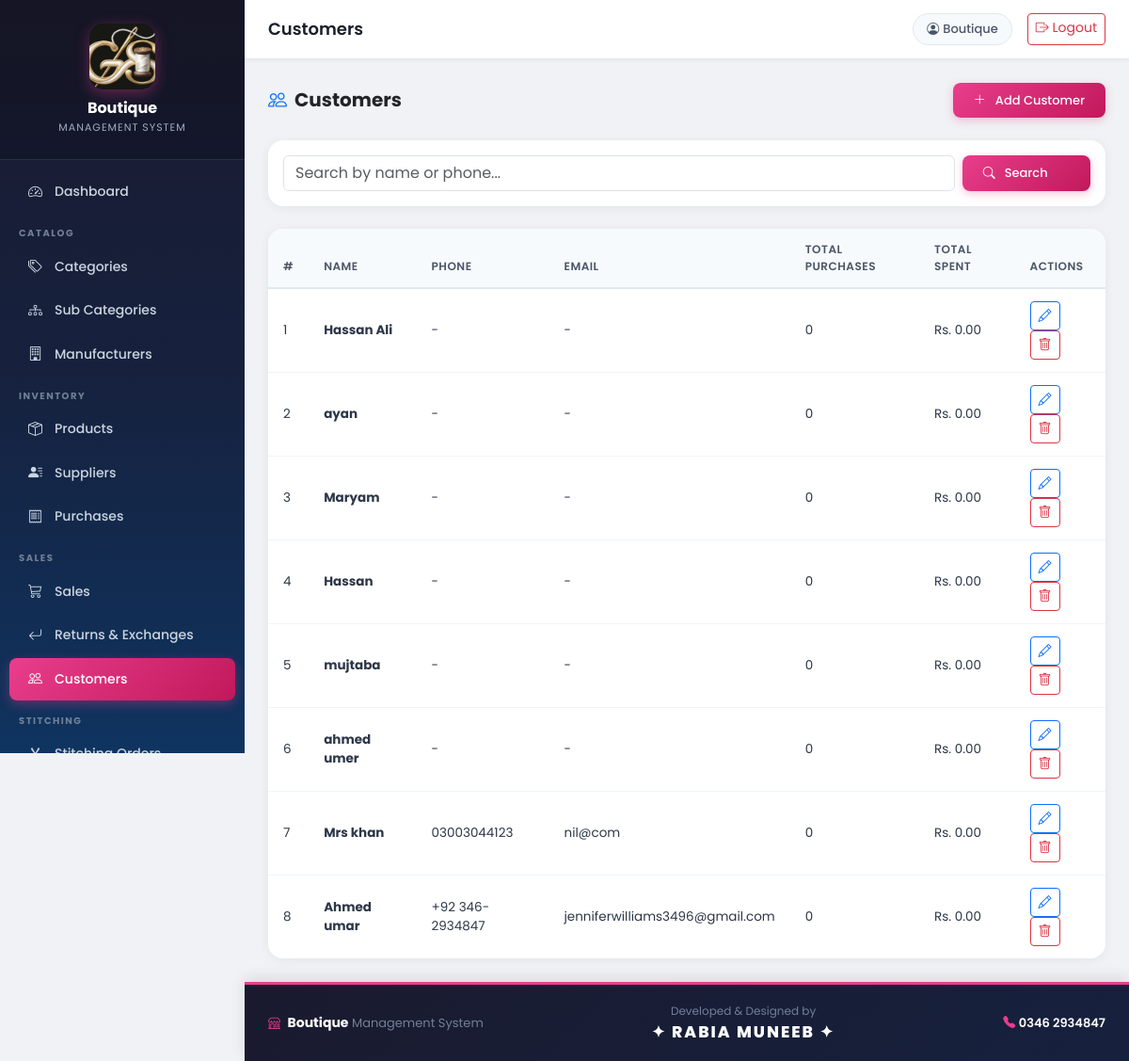
The page /customers/ (signed in) on the database its author committed.
### customers/models.py (models this page shows, shortened)
class Customer(models.Model):
    name = models.CharField(max_length=200)
    phone = models.CharField(max_length=20, blank=True, null=True)
    email = models.EmailField(blank=True, null=True)
    address = models.TextField(blank=True, null=True)
    saved_size = models.CharField(max_length=10, blank=True, null=True)
    saved_shirt_length = models.CharField(max_length=20, blank=True, null=True)
    saved_shoulder = models.CharField(max_length=20, blank=True, null=True)
    saved_chest = models.CharField(max_length=20, blank=True, null=True)
    saved_waist = models.CharField(max_length=20, blank=True, null=True)
    saved_sleeve_length = models.CharField(max_length=20, blank=True, null=True)
    saved_collar = models.CharField(max_length=20, blank=True, null=True)
    saved_shalwar_length = models.CharField(max_length=20, blank=True, null=True)
    saved_shalwar_waist = models.CharField(max_length=20, blank=True, null=True)
    saved_hip = models.CharField(max_length=20, blank=True, null=True)
    saved_bottom_width = models.CharField(max_length=20, blank=True, null=True)
    saved_extra_measurements = models.TextField(blank=True, null=True)
    created_at = models.DateTimeField(auto_now_add=True)
    @property
    def total_purchases(self):
        try:
            return self.sales.count()
        except:
            return 0
    @property
    def total_spent(self):
        try:
            return sum(sale.net_total for sale in self.sales.all())
        except:
            return 0

### customers/views.py (the view)
# urls.py: path('customers/', views.customer_list, name='customer_list'),
@login_required
def customer_list(request):
    search = request.GET.get('search', '')
    customers = Customer.objects.all().order_by('-created_at')
    if search:
        customers = customers.filter(name__icontains=search) | customers.filter(phone__icontains=search)
    return render(request, 'customers/customer_list.html', {'customers': customers, 'search': search})

### templates/customers/customer_list.html
{% extends 'base.html' %}
{% block page_title %}Customers{% endblock %}
{% block content %}
<div class="d-flex justify-content-between align-items-center mb-4">
    <h5 class="fw-bold mb-0"><i class="bi bi-people me-2 text-primary"></i>Customers</h5>
    <a href="{% url 'customer_add' %}" class="btn-primary-custom btn"><i class="bi bi-plus-lg me-1"></i> Add Customer</a>
</div>
<div class="content-card mb-4">
    <div class="card-body p-3">
        <form method="get" class="row g-2">
            <div class="col-md-10">
                <input type="text" name="search" class="form-control" placeholder="Search by name or phone..." value="{{ search }}">
            </div>
            <div class="col-md-2">
                <button type="submit" class="btn-primary-custom btn w-100"><i class="bi bi-search me-1"></i> Search</button>
            </div>
        </form>
    </div>
</div>
<div class="content-card">
    <div class="card-body p-0">
        <table class="table table-hover mb-0">
            <thead><tr><th>#</th><th>Name</th><th>Phone</th><th>Email</th><th>Total Purchases</th><th>Total Spent</th><th>Actions</th></tr></thead>
            <tbody>
                {% for customer in customers %}
                <tr>
                    <td>{{ forloop.counter }}</td>
                    <td><strong>{{ customer.name }}</strong></td>
                    <td>{{ customer.phone|default:"-" }}</td>
                    <td>{{ customer.email|default:"-" }}</td>
                    <td>{{ customer.total_purchases }}</td>
                    <td>Rs. {{ customer.total_spent|floatformat:2 }}</td>
                    <td>
                        <a href="{% url 'customer_edit' customer.pk %}" class="btn btn-sm btn-outline-primary"><i class="bi bi-pencil"></i></a>
                        <a href="#" class="btn btn-sm btn-outline-danger"
                           onclick="globalConfirmDelete('{% url 'customer_delete' customer.pk %}', '{{ customer.name }}')">
                            <i class="bi bi-trash"></i>
                        </a>
                    </td>
                </tr>
                {% empty %}
                <tr><td colspan="7" class="text-center text-muted py-4">No customers found.</td></tr>
                {% endfor %}
            </tbody>
        </table>
    </div>
</div>
{% endblock %}

### templates/base.html (shortened to what this page needs)
{% load static %}
<!DOCTYPE html>
<html lang="en">
<head>
    <link href="https://cdn.jsdelivr.net/npm/bootstrap@5.3.0/dist/css/bootstrap.min.css" rel="stylesheet">
    <link href="https://cdn.jsdelivr.net/npm/bootstrap-icons@1.10.5/font/bootstrap-icons.css" rel="stylesheet">
</head>
<body>
<nav id="sidebar">
    <div class="sidebar-header">
        <img src="{% static 'images/logo.jpeg' %}" alt="Boutique Logo"
             style="width:70px; height:70px; border-radius:15px; object-fit:cover; margin: 0 auto 10px; display:block; box-shadow: 0 4px 15px rgba(232,62,140,0.4);">
        <h4>Boutique</h4>
        <p>Management System</p>
    </div>
    <div class="sidebar-nav">
        <ul class="components">
            <li><a href="{% url 'dashboard' %}" class="{% if request.resolver_match.url_name == 'dashboard' %}active{% endif %}"><i class="bi bi-speedometer2"></i> Dashboard</a></li>
            <div class="sidebar-label">Catalog</div>
            <li><a href="{% url 'category_list' %}" class="{% if request.resolver_match.url_name == 'category_list' %}active{% endif %}"><i class="bi bi-tags"></i> Categories</a></li>
            <li><a href="{% url 'subcategory_list' %}" class="{% if request.resolver_match.url_name == 'subcategory_list' %}active{% endif %}"><i class="bi bi-diagram-3"></i> Sub Categories</a></li>
            <li><a href="{% url 'manufacturer_list' %}" class="{% if request.resolver_match.url_name == 'manufacturer_list' %}active{% endif %}"><i class="bi bi-building"></i> Manufacturers</a></li>
            <div class="sidebar-label">Inventory</div>
            <li><a href="{% url 'product_list' %}" class="{% if request.resolver_match.url_name == 'product_list' %}active{% endif %}"><i class="bi bi-box-seam"></i> Products</a></li>
            <li><a href="{% url 'supplier_list' %}" class="{% if request.resolver_match.url_name == 'supplier_list' %}active{% endif %}"><i class="bi bi-person-lines-fill"></i> Suppliers</a></li>
            <li><a href="{% url 'purchase_list' %}" class="{% if request.resolver_match.url_name == 'purchase_list' %}active{% endif %}"><i class="bi bi-receipt"></i> Purchases</a></li>
            <div class="sidebar-label">Sales</div>
            <li><a href="{% url 'sale_list' %}" class="{% if request.resolver_match.url_name == 'sale_list' %}active{% endif %}"><i class="bi bi-cart3"></i> Sales</a></li>
            <li><a href="{% url 'sale_return_list' %}" class="{% if request.resolver_match.url_name == 'sale_return_list' %}active{% endif %}"><i class="bi bi-arrow-return-left"></i> Returns & Exchanges</a></li>
            <li><a href="{% url 'customer_list' %}" class="{% if request.resolver_match.url_name == 'customer_list' %}active{% endif %}"><i class="bi bi-people"></i> Customers</a></li>
            <div class="sidebar-label">Stitching</div>
            <li><a href="{% url 'stitching_list' %}" class="{% if request.resolver_match.url_name == 'stitching_list' %}active{% endif %}"><i class="bi bi-scissors"></i> Stitching Orders</a></li>
        </ul>
    </div>
</nav>
<div id="content">
    <div class="top-navbar">
        <div class="d-flex align-items-center">
            <h5 class="page-heading">{% block page_title %}Dashboard{% endblock %}</h5>
        </div>
        <div class="d-flex align-items: center gap-3">
            <div class="user-badge"><i class="bi bi-person-circle me-1"></i>{{ request.user.username }}</div>
            <a href="{% url 'logout' %}" class="btn btn-sm btn-outline-danger"><i class="bi bi-box-arrow-right"></i> Logout</a>
        </div>
    </div>
    <div class="page-content">
        {% block content %}{% endblock %}
    </div>
    <footer class="main-footer">
        <div class="d-flex justify-content-between align-items-center flex-wrap gap-2">
            <div>
                <i class="bi bi-shop me-1" style="color:#e83e8c;"></i>
                <strong style="color:#fff; font-size:14px;">Boutique</strong>
                <span style="color:#718096; font-size:13px;"> Management System</span>
            </div>
            <div style="text-align:center;">
                <span style="color:#718096; font-size:12px;">Developed & Designed by</span><br>
                <span class="dev-name">✦ Rabia Muneeb ✦</span>
            </div>
            <div style="text-align:right;">
                <i class="bi bi-telephone-fill" style="color:#e83e8c;"></i>
                <span style="color:#fff; font-size:13px; font-weight:600;"> 0346 2934847</span>
            </div>
        </div>
    </footer>
</div>
</body>
</html>

### templates/base.html (style rules this page uses)
* { font-family: "Poppins", sans-serif; }
body { background-color: #f0f2f5; margin: 0; padding: 0; }
#sidebar { width: 260px; height: 100vh; background: linear-gradient(180deg, #1a1a2e 0%, #16213e 50%, #0f3460 100%); position: fixed; top: 0; left: 0; z-index: 100; display: flex; flex-direction: column; overflow: hidden; }
#sidebar .sidebar-header { padding: 25px 20px; background: rgba(0,0,0,0.2); text-align: center; flex-shrink: 0; border-bottom: 1px solid rgba(255,255,255,0.1); }
#sidebar .sidebar-header h4 { color: #fff; margin: 0; font-size: 16px; font-weight: 700; }
#sidebar .sidebar-header p { color: #a0aec0; margin: 3px 0 0 0; font-size: 11px; letter-spacing: 1px; text-transform: uppercase; }
#sidebar .sidebar-nav { flex: 1; overflow-y: auto; padding: 10px 0 20px; }
#sidebar ul.components { padding: 0; list-style: none; margin: 0; }
#sidebar ul li a { padding: 11px 20px; display: flex; align-items: center; color: #cbd5e0; text-decoration: none; font-size: 14px; font-weight: 500; transition: all 0.2s; margin: 2px 10px; border-radius: 8px; }
#sidebar ul li a.active { background: linear-gradient(135deg, #e83e8c, #c2185b); color: #fff; box-shadow: 0 4px 12px rgba(232,62,140,0.35); font-weight: 500; }
#sidebar ul li a i { margin-right: 10px; width: 18px; font-size: 15px; }
.sidebar-label { padding: 12px 20px 4px; font-size: 10px; color: #718096; text-transform: uppercase; letter-spacing: 1.5px; font-weight: 700; }
#content { margin-left: 260px; min-height: 100vh; display: flex; flex-direction: column; }
.top-navbar { background: #fff; border-bottom: 1px solid #e2e8f0; padding: 14px 25px; box-shadow: 0 1px 4px rgba(0,0,0,0.06); display: flex; align-items: center; justify-content: space-between; flex-shrink: 0; position: sticky; top: 0; z-index: 99; }
.top-navbar .page-heading { font-size: 18px; font-weight: 600; color: #1a202c; margin: 0; }
.user-badge { background: #f7fafc; border: 1px solid #e2e8f0; border-radius: 25px; padding: 6px 14px; font-size: 13px; color: #4a5568; font-weight: 500; }
.page-content { padding: 25px; flex: 1; }
.content-card { background: #fff; border: none; border-radius: 16px; box-shadow: 0 2px 12px rgba(0,0,0,0.06); overflow: hidden; height: 100%; }
.table thead th { background-color: #f7fafc; color: #4a5568; font-size: 12px; font-weight: 600; text-transform: uppercase; letter-spacing: 0.5px; border-bottom: 2px solid #e2e8f0; padding: 13px 16px; }
.table tbody td { padding: 13px 16px; font-size: 13.5px; color: #2d3748; vertical-align: middle; border-bottom: 1px solid #f0f4f8; }
.table tbody tr:last-child td { border-bottom: none; }
.btn-primary-custom { background: linear-gradient(135deg, #e83e8c, #c2185b); border: none; color: white !important; padding: 9px 22px; border-radius: 8px; font-size: 13px; font-weight: 500; transition: all 0.2s; box-shadow: 0 3px 10px rgba(232,62,140,0.3); text-decoration: none; display: inline-flex; align-items: center; gap: 6px; }
.main-footer { background: linear-gradient(135deg, #1a1a2e, #16213e); border-top: 3px solid #e83e8c; padding: 18px 25px; font-size: 13px; color: #a0aec0; flex-shrink: 0; box-shadow: 0 -4px 15px rgba(0,0,0,0.1); }
.main-footer .dev-name { color: #ffffff; font-size: 17px; font-weight: 800; letter-spacing: 2px; text-transform: uppercase; }

### rows shown on the page
Customer: name "Hassan Ali", phone "-", email "-", total_purchases "0", total_spent "0.00"
Customer: name "ayan", phone "-", email "-", total_purchases "0", total_spent "0.00"
Customer: name "Maryam", phone "-", email "-", total_purchases "0", total_spent "0.00"
Customer: name "Hassan", phone "-", email "-", total_purchases "0", total_spent "0.00"
Customer: name "mujtaba", phone "-", email "-", total_purchases "0", total_spent "0.00"
Customer: name "ahmed umer", phone "-", email "-", total_purchases "0", total_spent "0.00"
Customer: name "Mrs khan", phone "03003044123", email "nil@com", total_purchases "0", total_spent "0.00"
Customer: name "Ahmed umar", phone "+92 346-2934847", email "jenniferwilliams3496@gmail.com", total_purchases "0", total_spent "0.00"

### other values the page prints
{{ request.user.username }} "Boutique"
